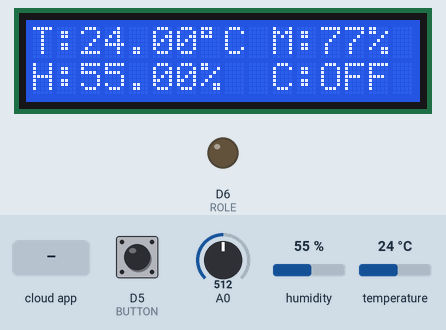
A sketch run on a simulated ESP8266 (NodeMCU). Shown: 16×2 character LCD, output pins drawn as LEDs (lit = HIGH). The inputs (shaded band) are chosen by the test bench; at power-on: humidity 55 %, A0 = 512, temperature 24 °C, D5 (BUTTON) HIGH. WiFi joins after 1.5 s; servers stay silent unless stated; network time is answered at once with the bench clock; the local clock reads 2024-03-15 10:24:30 at power-on unless the sketch sets it; the Firebase database answers and starts empty; what the sketch prints to the serial monitor is not drawn.

Above: at 3.8 s.
3.9 s: humidity set to 22 %
At 13.1 s:
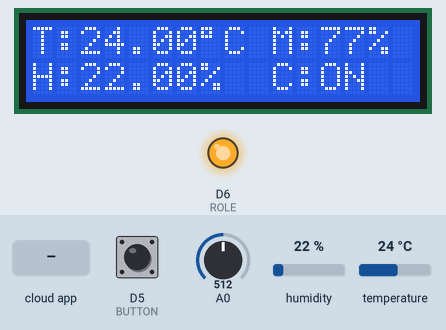
17.8 s: A0 set to 808
At 19.56 s:
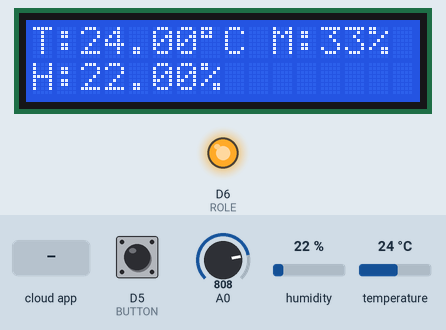
21.2 s: A0 set to 831
At 28.9 s:
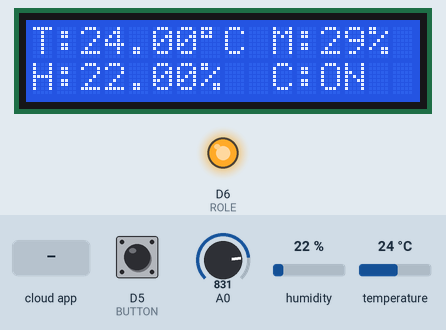
29.2 s: temperature set to 12 °C
At 37.0 s:
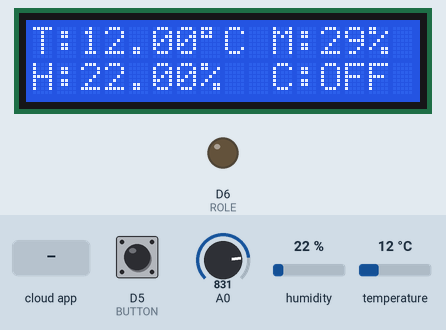
37.3 s: the phone or cloud app sets statusDevice to 1
At 44.5 s:
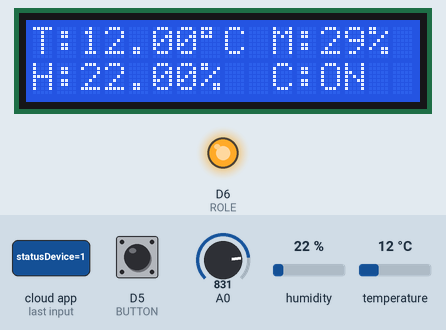
50.4 s: humidity set to 40 %
At 61.2 s:
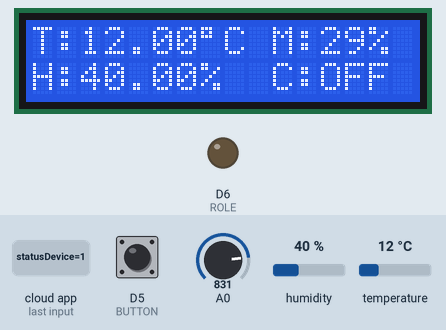
Timing chart, 0 to 62.5 s (numbered marks = the images above; inputs shaded):
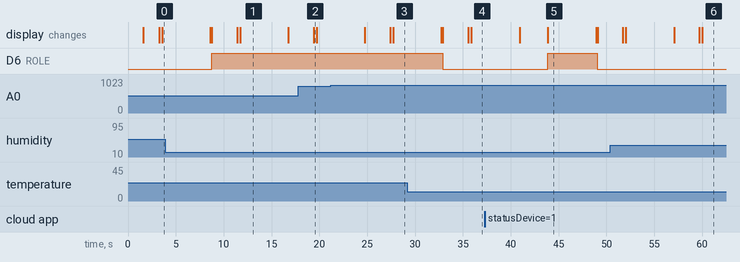

The sketch:

DATN.ino
```cpp
#include <ESP8266WiFi.h>                                                    // thu vien esp8266
#include <FirebaseArduino.h>                                                // thu vien firebase
#include <DHT.h>                                                            // thu vien dht11 temperature and humidity sensor
#include <NTPClient.h>
#include <WiFiUdp.h>
#include <LiquidCrystal_I2C.h>
#include <DNSServer.h>
#include <ESP8266WebServer.h>
#include <WiFiManager.h>         //https://github.com/tzapu/WiFiManager

//https:///
#define FIREBASE_HOST "khoaluantotnghiep-2b62f-default-rtdb.firebaseio.com"                          // ten host firebase
#define FIREBASE_AUTH "e7HwIw0KMLF9Ofzdr93mb0IOUqWfedTlcGgVzRZh"            // ma xac thuc firebase

//#define WIFI_SSID "Amazon Team"                      // ten WiFi
//#define WIFI_PASSWORD "112358Luan"                      //mat khau WIFI
//Month names
int months[12]={1, 2, 3, 4, 5, 6,7,8,9,10,11,12};
int statusControlPump = 0 ;
WiFiUDP ntpUDP;
NTPClient timeClient(ntpUDP, "pool.ntp.org");

#define BUTTON 14
#define ROLE  D6
#define DHTPIN D4                 // Chân D4 trên board ESP8266 nối đến cảm biến DHT11
#define DHTTYPE DHT11             // Loại Cảm biến DHT11
DHT dht(DHTPIN, DHTTYPE);
int count = 0 ;
int statusOn ;   // bến này dùng để đánh dấu trạng thái On Off của bơm, statusOn = 0 : OFF , statusOn = 1: ON
int real_value , value ;
int statusPrevious = -1 ;
LiquidCrystal_I2C lcd(0x27, 16, 2);

void setup() {
  Serial.begin(9600);
  pinMode(ROLE,OUTPUT);
  statusOn = 0; // mặc định ban đầu pump là OFF
  digitalWrite(ROLE,LOW);
  pinMode(BUTTON, INPUT_PULLUP);
  //WiFiManager
    WiFiManager wifiManager;
//    wifiManager.resetSettings();
    wifiManager.autoConnect("AutoConnectAP");

//  delay(1000);
//  WiFi.begin(WIFI_SSID, WIFI_PASSWORD);                                     //try to connect with wifi
//  Serial.print("Connecting to ");
//  Serial.print(WIFI_SSID);
//  while (WiFi.status() != WL_CONNECTED) {
//    Serial.print(".");
//    delay(500);
//  }
//  Serial.println();
//  Serial.print("Connected to ");
//  Serial.println(WIFI_SSID);
//  Serial.print("IP Address is : ");
//  Serial.println(WiFi.localIP());          // In ra địa chỉ IP mà con  ESP kết nối đến wifi
  Firebase.begin(FIREBASE_HOST, FIREBASE_AUTH);           // Kết nối đến firebase
  dht.begin();                                       //bắt đầu đọc dht11 sensor
  // Initialize a NTPClient to get time
  timeClient.begin();
  // Set offset time in seconds to adjust for your timezone, for example:
  // GMT +1 = 3600
  // GMT +8 = 28800
  // GMT -1 = -3600
  // GMT 0 = 0
  timeClient.setTimeOffset(25200);
  // initialize the LCD
  lcd.begin();
statusControlPump =0 ;
  // Turn on the blacklight and print a message.
  lcd.backlight();

  statusPrevious = -1 ;
  lcd.setCursor(10, 1);
  lcd.print("C:OFF");
}

void loop() {

  timeClient.update();

  time_t epochTime = timeClient.getEpochTime();
//  Serial.print("Epoch Time: ");
//  Serial.println(epochTime);
//
//  String formattedTime = timeClient.getFormattedTime();
//  Serial.print("Formatted Time: ");
//  Serial.println(formattedTime);

  int buttonState = digitalRead(BUTTON);
//
//  if(buttonState == HIGH ){
//     Serial.println("Not Pressed");
//  }else {
//     Serial.println("Pressed");
//  }
  int currentHour = timeClient.getHours();
  Serial.print("Hour: ");
  Serial.println(currentHour);

  int currentMinute = timeClient.getMinutes();
  Serial.print("Minutes: ");
  Serial.println(currentMinute);

  //Get a time structure
  struct tm *ptm = gmtime ((time_t *)&epochTime);

  int monthDay = ptm->tm_mday;
  Serial.print("Month day: ");
  Serial.println(monthDay);

  int currentMonth = ptm->tm_mon+1;
  Serial.print("Month: ");
  Serial.println(currentMonth);

  int currentMonthName = months[currentMonth-1];
  Serial.print("Month name: ");
  Serial.println(currentMonthName);

  int currentYear = ptm->tm_year+1900;
  Serial.print("Year: ");
  Serial.println(currentYear);

  //Print complete date:
  String currentDate = String(currentYear) + "-" + String(currentMonth) + "-" + String(monthDay)+"-"+String(currentHour)+"-"+String(currentMinute);
  Serial.print("Current date: ");
  Serial.println(currentDate);

  Serial.println("");

  /* Đọc giá trị nhiệt độ, đô ẩm không khí, độ ẩm đất và quy đổi về phần trăm*/
  float h = dht.readHumidity();        // Đọc độ ảm không khí
  float t = dht.readTemperature();     // Đọc nhiệt độ không khí
  for(int i = 0 ; i < 10 ; i++) { // Lấy 10 lần giá trị của cảm biến độ ẩm đất, sau đó lấy giá trị chung
                                  //  bình để được giá trị chính xác nhất.
    real_value += analogRead(A0);
   // Serial.print( "A0 = ");
  //  Serial.println(analogRead(A0));
  }
 Serial.print("real_value : ");
 Serial.println(real_value);
  value = real_value/10;
  real_value = 0 ;
  int percent = map(value,360, 1024,0,100);// Đặt giá trị đầu và giá trị cuối để đưa về giá trị phần trăm
  percent = 100 - percent; // Quy đổi ra phân trăm

  if (isnan(h) || isnan(t)) {  // Kiểm tra việc đọc cảm biến nhiệt độ, độ ẩm có bị lỗi không
    h = 0 ;
    t = 0 ;
  }
  /*----------------In giá trị cảm biến lên màn hình Minitor*/
  Serial.print("Humidity: ");  Serial.print(h);
  String fireHumid = String(h) + String("%");
  Serial.print("%  Temperature: ");  Serial.print(t);  Serial.println("°C ");
  String fireTemp = String(t) + String("°C");
  Serial.print("Moisture : ");
  Serial.println(percent)    ;

  /*------------------Gửi dữ liệu lên firebase----------------------------*/
  Firebase.setString("/list-devices/aKygDmC8JXNOtdR6iHSuVerHdvX2/sensor/Humidity/values", String(h)); // đẩy dữ liệu độ ẩm lên firebase của nhánh /list-devices/aKygDmC8JXNOtdR6iHSuVerHdvX2/sensor/Humidity/values
  Firebase.setString("/list-devices/aKygDmC8JXNOtdR6iHSuVerHdvX2/sensor/Temperature/values", String(t));// đẩy dữ liệu độ ẩm lên firebase của nhánh /list-devices/aKygDmC8JXNOtdR6iHSuVerHdvX2/sensor/Temperature/values
  Firebase.setString("/list-devices/aKygDmC8JXNOtdR6iHSuVerHdvX2/sensor/Moisture/values", String(percent));// đẩy dữ liệu độ ẩm lên firebase của nhánh /list-devices/aKygDmC8JXNOtdR6iHSuVerHdvX2/sensor/Moisture/values

  int numberKey = millis();

  Firebase.setString("/history/aKygDmC8JXNOtdR6iHSuVerHdvX2/list-device/Humidity/"+String(numberKey)+"/values", String(h));
  Firebase.setString("/history/aKygDmC8JXNOtdR6iHSuVerHdvX2/list-device/Temperature/"+String(numberKey)+"/values", String(t));
  Firebase.setString("/history/aKygDmC8JXNOtdR6iHSuVerHdvX2/list-device/Moisture/"+String(numberKey)+"/values", String(percent));
  Firebase.setString("/history/aKygDmC8JXNOtdR6iHSuVerHdvX2/list-device/Humidity/"+String(numberKey)+"/time", String(currentDate));
  Firebase.setString("/history/aKygDmC8JXNOtdR6iHSuVerHdvX2/list-device/Temperature/"+String(numberKey)+"/time", String(currentDate));
  Firebase.setString("/history/aKygDmC8JXNOtdR6iHSuVerHdvX2/list-device/Moisture/"+String(numberKey)+"/time", String(currentDate));

  int statusPump = Firebase.getInt("/list-devices-control/aKygDmC8JXNOtdR6iHSuVerHdvX2/devices-control/Pump/statusDevice"); // Đọc trạng thái bơm từ firebase
  Serial.println("pump = "+String(statusPump));
  if(statusPump == 1) {
        Serial.println("Phone Pressed");
//        digitalWrite(ROLE, HIGH);
//        lcd.print("C:ON");
        statusOn = 1;

  }else {
        Serial.println("Phone Pressed");
//        digitalWrite(ROLE, LOW);
//        lcd.print("C:OFF");
        statusOn = 0 ;
  }
  lcd.clear();
  lcd.setCursor(0, 0);
  lcd.print("T:"+String(t));
  lcd.print((char)223);
  lcd.print("C");
   lcd.print(" ");
  lcd.print("M:"+String(percent)+"%");
  lcd.setCursor(0, 1);
  lcd.print("H:"+String(h) + "%");

  count++;
  Serial.print("Count : ");
  Serial.println(count);

//  statusPump = Firebase.getInt("/list-devices-control/aKygDmC8JXNOtdR6iHSuVerHdvX2/devices-control/Pump/statusDevice"); // Đọc trạng thái bơm từ firebase


  int state = digitalRead(BUTTON) ;
  Serial.println("state = "+String(state));
  statusPump = Firebase.getInt("/list-devices-control/aKygDmC8JXNOtdR6iHSuVerHdvX2/devices-control/Pump/statusDevice"); // Đọc trạng thái bơm từ firebase
//  if(statusControlPump == 1) {
//    digitalWrite(ROLE, HIGH);
//  }else {
//    digitalWrite(ROLE, LOW);
//  }

  if( state == HIGH) {
//    if(statusControlPump == 0) {
//      Serial.println("Not Pressed");
//      digitalWrite(ROLE, LOW);
//      lcd.print("C:OFF");
//    }else {
//       Serial.println("Not Pressed");
//       digitalWrite(ROLE, HIGH);
//       lcd.print("C:ON");
//    }
     if(statusOn == 0) {
        Serial.println("Not Pressed");
//        digitalWrite(ROLE, LOW);
//        lcd.print("C:OFF");
      }else {
         Serial.println("Not Pressed");
//         digitalWrite(ROLE, HIGH);
//         lcd.print("C:ON");
      }
  }else {
      if(statusOn == 0) {
        Serial.println("Pressed");
//        digitalWrite(ROLE, HIGH);
//        lcd.print("C:ON");
        Firebase.setInt("/list-devices-control/aKygDmC8JXNOtdR6iHSuVerHdvX2/devices-control/Pump/statusDevice", 1);
      }else {
        Serial.println("Pressed");
//        digitalWrite(ROLE, LOW);
//        lcd.print("C:OFF");
        Firebase.setInt("/list-devices-control/aKygDmC8JXNOtdR6iHSuVerHdvX2/devices-control/Pump/statusDevice", 0);
      }
  }
   lcd.setCursor(10, 1);
   statusPump = Firebase.getInt("/list-devices-control/aKygDmC8JXNOtdR6iHSuVerHdvX2/devices-control/Pump/statusDevice"); // Đọc trạng thái bơm từ firebase
   if(statusPump == 1) {
    digitalWrite(ROLE, HIGH);
     lcd.print("C:ON");
  }else {
    digitalWrite(ROLE, LOW);
     lcd.print("C:OFF");
  }
  delay(20);
  delay(5000);
  lcd.clear();
  lcd.setCursor(0, 0);
  lcd.print("T:"+String(t));
  lcd.print((char)223);
  lcd.print("C");
  lcd.print(" ");
  lcd.print("M:"+String(percent)+"%");
  lcd.setCursor(0, 1);
  lcd.print("H:"+String(h) + "%");
  if(percent > 30 ) {
      if(statusPump == 0){
        Firebase.setInt("/list-devices-control/aKygDmC8JXNOtdR6iHSuVerHdvX2/devices-control/Pump/statusDevice", 1);
        statusOn = 1;
         digitalWrite(ROLE, HIGH);
         lcd.print("C:ON");
      }
   }else {
      if(statusPump == 1) {
         statusOn = 0 ;
         Firebase.setInt("/list-devices-control/aKygDmC8JXNOtdR6iHSuVerHdvX2/devices-control/Pump/statusDevice", 0);
          digitalWrite(ROLE, LOW);
          lcd.print("C:OFF");
      }
    }
   delay(1000);
}
```

Measured:
- the behaviour switches between 821 and 822 on A0 (found by bisection; images 2 and 3)
- after the input at 17.8 s, the display: changes after 1.6 s (image 2)
- after the input at 21.2 s, the display: first differs from a run without the input after 6.2 s (image 3 shows a later state)
- after the input at 37.3 s, D6 (ROLE): LOW → HIGH after 6.6 s, → LOW 5.2 s later; the display: first differs from a run without the input after 6.6 s (image 5)
- what the display in image 1 shows lasts 5.1 s, from 11.7 s to 16.8 s
